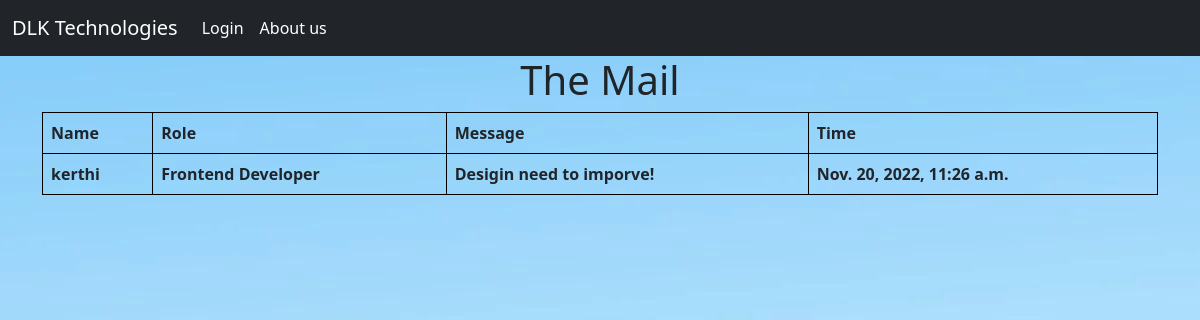
The page /feedback_detail/1 on the database its author committed.
### employe/models.py (models this page shows, shortened)
class FeedBack(models.Model):
    name = models.CharField(max_length=120)
    role = models.CharField(choices=EMPLOYE_ROLE,max_length=120)
    comments = models.TextField()
    sent_time = models.DateTimeField(blank=True,null=True,default=timezone.now())

### employe/views.py (the view)
# urls.py: path("feedback_detail/<int:pk>",FeedBackDetail.as_view(),name="feedback_detail"),
class FeedBackDetail(DetailView):
    context_object_name = 'feedback_detail'
    model = FeedBack
    template_name = 'feedbackdetail.html'

### template/feedbackdetail.html (shortened to what this page needs)
{% extends 'base.html' %}
{% block body %}
<div class="container">
    <h1 style="text-align: center;">The Mail</h1>
    <table class="table">
        <tr>
            <th scope="col">Name</th>
            <th scope="col">Role</th>
            <th scope="col">Message</th>
            <th scope="col">Time</th>
        </tr>
        <tbody>
            <tr>
                <td><b>{{feedback_detail.name}}</b></td>
                <td><b>{{feedback_detail.role}}</b></td>
                <td><b>{{feedback_detail.comments}}</b></td>
                <td><b>{{feedback_detail.sent_time}}</b></td>
            </tr>
        </tbody>
    </table>
</div>
{% endblock%}

### template/feedbackdetail.html (style rules this page uses)
body { background-image: url("../static/finalimg.webp "); }
table, th, td { border: 1px solid black; }

### rows shown on the page
FeedBack: name "kerthi", role "Frontend Developer", comments "Desigin need to imporve!", sent_time "Nov. 20, 2022, 11:26 a.m."
